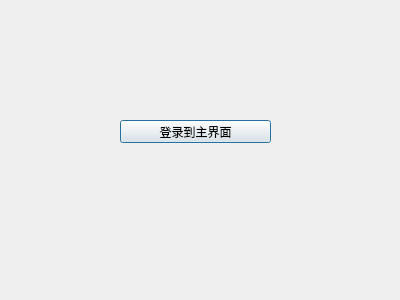
<?xml version="1.0" encoding="UTF-8"?>
<ui version="4.0">
 <class>LoginDlg</class>
 <widget class="QDialog" name="LoginDlg">
  <property name="geometry">
   <rect>
    <x>0</x>
    <y>0</y>
    <width>400</width>
    <height>300</height>
   </rect>
  </property>
  <property name="windowTitle">
   <string>Dialog</string>
  </property>
  <widget class="QPushButton" name="pushButton">
   <property name="geometry">
    <rect>
     <x>120</x>
     <y>120</y>
     <width>151</width>
     <height>23</height>
    </rect>
   </property>
   <property name="text">
    <string>登录到主界面</string>
   </property>
  </widget>
 </widget>
 <resources/>
 <connections/>
</ui>
